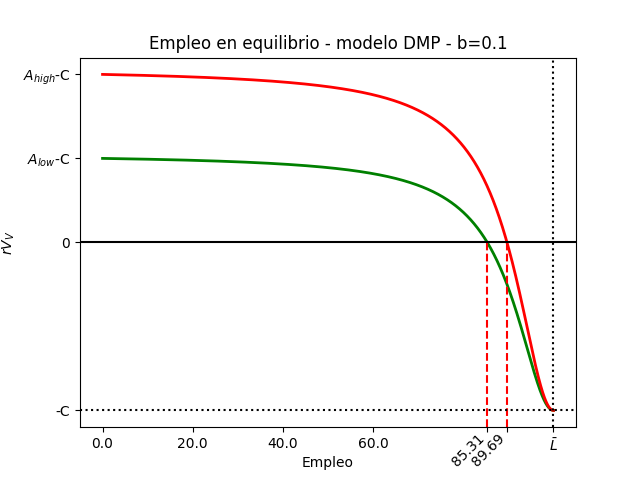

Generate this figure with Python:
import numpy as np
import matplotlib.pyplot as plt



# Variables conocidas
beta = 0.5
gamma = 1 - beta
K = 1
r = 0.04
b = 0.1
C = 1
L_barra = 100




# variable independiente E
E = np.linspace(0, 99.99, num=100000)


#############################################################################
####################  A low #################################################
#############################################################################
A_l = 1.5


# Otras variables que se definen en equilibrio en funcion de E
V = ( (b * E) / (K * (L_barra - E) )**beta )**(1/gamma)
alpha = (b*E) / V
a = (b*E) / (L_barra - E)

Vv = (-C + ( alpha / (a + alpha + 2*b + 2*r)  ) * A_l)/r

fig, ax = plt.subplots()
ax.plot(E, r*Vv, color='green', linewidth=2) 


# empleo de equilibrio con A low
E_equilibrio_l = None
for i, e in zip(r*Vv, E):
    if abs(i) <= 0.0001:
        E_equilibrio_l = round(e,2)
        break
    
# linea en el E de equilibrio con A low
ax.axvline(x=E_equilibrio_l, color='red', linestyle='dashed', 
           ymin=0, ymax=(0 - ax.get_ylim()[0]) / (ax.get_ylim()[1] - ax.get_ylim()[0]) - 0.15) # el - 0.15 está hecho a ojo (es el limte superior contra la linea del 0)

# ticks
t = sorted( list(ax.get_xticks()) + [E_equilibrio_l] )
del t[0]
del t[-1]
t.remove(float(80))
labels = [i if i != float(100) else r"$\bar{L}$" for i in t]
plt.xticks(ticks=t, labels=labels)



##################################################################################################
####################  A high #####################################################################
##################################################################################################
A_h = 2

# variables endógenas
V = ( (b * E) / (K * (L_barra - E) )**beta )**(1/gamma)
alpha = (b*E) / V
a = (b*E) / (L_barra - E)

# variable dependiente
Vv = (-C + ( alpha / (a + alpha + 2*b + 2*r)  ) * A_h)/r

# plot
ax.plot(E, r*Vv, color='red', linewidth=2) 

# empleo de equilibrio con A high
E_equilibrio_h = None
for i, e in zip(r*Vv, E):
    if abs(i) <= 0.0001:
        E_equilibrio_h = round(e,2)
        break

# linea en el del E de equilibrio con A high
ax.axvline(x=E_equilibrio_h, color='red', linestyle='dashed', ymin=0, 
           ymax=(0 - ax.get_ylim()[0]) / (ax.get_ylim()[1] - ax.get_ylim()[0]))

# lineas
linest = ":"
ax.axhline(0, color='black', linestyle="-")
ax.axhline(-C, color='black', linestyle=linest)
ax.axvline(100, color='black', linestyle=linest)

# labels
fig.suptitle(None)
ax.set_title("Empleo en equilibrio - modelo DMP - b=0.1")
ax.set_ylabel(r"$rV_{V}$")
ax.set_xlabel("Empleo",labelpad=-10)

# anota el max y min de ambos graficos
plt.yticks([-C, 0, A_l-C, A_h-C], ["-C", 0, r"$A_{low}$-C", r"$A_{high}$-C"])

t = sorted( list(ax.get_xticks()) + [E_equilibrio_h] )
labels = [i if i != float(100) else r"$\bar{L}$" for i in t]
plt.xticks(ticks=t, labels=labels)

# Acomoda el label de los E de equilibrio para que se lean
rotate_values = {E_equilibrio_h, E_equilibrio_l}
for label, value in zip(ax.get_xticklabels(), t):
    if value in rotate_values:
        label.set_rotation(45)
        label.set_horizontalalignment('right')
        label.set_verticalalignment('center_baseline')
        label.set_fontsize(10)



fig.savefig("DMP-empleo-equilibrio-b=01.png")
plt.show()